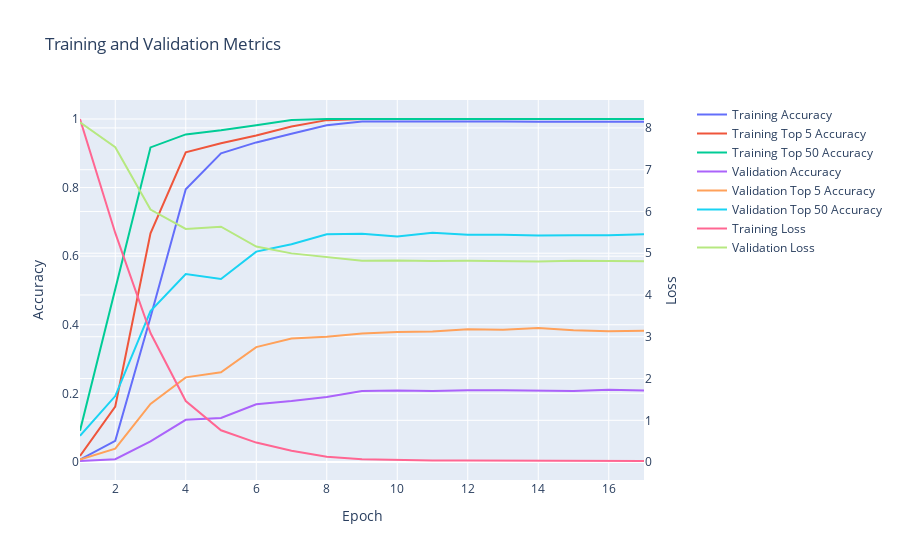

Notebook code cell kept with this figure:
### Code cell
arcface_cross_entropy_model.display_training_history()

### Figure 1 — Plotly figure (JSON) as saved in the notebook; plotly's stock layout.template omitted (floating-point values rounded to 4 significant figures)
{"data": [{"mode": "lines", "name": "Training Accuracy", "type": "scatter", "x": [1, 2, 3, 4, 5, 6, 7, 8, 9, 10, 11, 12, 13, 14, 15, 16, 17], "xaxis": "x", "y": [0.006327, 0.06161, 0.4219, 0.7949, 0.8998, 0.9317, 0.9567, 0.982, 0.993, 0.9933, 0.9933, 0.993, 0.993, 0.9923, 0.9923, 0.9923, 0.9923, 0.9923], "yaxis": "y"}, {"mode": "lines", "name": "Training Top 5 Accuracy", "type": "scatter", "x": [1, 2, 3, 4, 5, 6, 7, 8, 9, 10, 11, 12, 13, 14, 15, 16, 17], "xaxis": "x", "y": [0.01732, 0.1615, 0.6663, 0.9028, 0.9291, 0.9517, 0.9784, 0.9967, 0.9997, 1.0, 1.0, 1.0, 1.0, 1.0, 1.0, 1.0, 1.0, 1.0], "yaxis": "y"}, {"mode": "lines", "name": "Training Top 50 Accuracy", "type": "scatter", "x": [1, 2, 3, 4, 5, 6, 7, 8, 9, 10, 11, 12, 13, 14, 15, 16, 17], "xaxis": "x", "y": [0.09091, 0.5072, 0.9171, 0.955, 0.967, 0.982, 0.997, 0.9997, 0.9997, 1.0, 1.0, 1.0, 1.0, 1.0, 1.0, 1.0, 1.0, 1.0], "yaxis": "y"}, {"mode": "lines", "name": "Validation Accuracy", "type": "scatter", "x": [1, 2, 3, 4, 5, 6, 7, 8, 9, 10, 11, 12, 13, 14, 15, 16, 17], "xaxis": "x", "y": [0.002667, 0.008, 0.06, 0.1227, 0.128, 0.168, 0.1773, 0.1893, 0.2067, 0.208, 0.2067, 0.2093, 0.2093, 0.208, 0.2067, 0.2107, 0.208, 0.212], "yaxis": "y"}, {"mode": "lines", "name": "Validation Top 5 Accuracy", "type": "scatter", "x": [1, 2, 3, 4, 5, 6, 7, 8, 9, 10, 11, 12, 13, 14, 15, 16, 17], "xaxis": "x", "y": [0.006667, 0.03867, 0.1693, 0.2467, 0.2613, 0.3347, 0.36, 0.3653, 0.3747, 0.3787, 0.38, 0.3867, 0.3853, 0.3907, 0.384, 0.3813, 0.3827, 0.3907], "yaxis": "y"}, {"mode": "lines", "name": "Validation Top 50 Accuracy", "type": "scatter", "x": [1, 2, 3, 4, 5, 6, 7, 8, 9, 10, 11, 12, 13, 14, 15, 16, 17], "xaxis": "x", "y": [0.076, 0.192, 0.44, 0.548, 0.5333, 0.6133, 0.6347, 0.664, 0.6653, 0.6573, 0.668, 0.6627, 0.6627, 0.66, 0.6613, 0.6613, 0.664, 0.6613], "yaxis": "y"}, {"mode": "lines", "name": "Training Loss", "type": "scatter", "x": [1, 2, 3, 4, 5, 6, 7, 8, 9, 10, 11, 12, 13, 14, 15, 16, 17], "xaxis": "x", "y": [8.214, 5.486, 3.091, 1.461, 0.762, 0.4673, 0.2703, 0.1269, 0.06641, 0.04684, 0.03897, 0.0396, 0.0356, 0.03529, 0.02761, 0.02844, 0.02606, 0.02397], "yaxis": "y2"}, {"mode": "lines", "name": "Validation Loss", "type": "scatter", "x": [1, 2, 3, 4, 5, 6, 7, 8, 9, 10, 11, 12, 13, 14, 15, 16, 17], "xaxis": "x", "y": [8.134, 7.539, 6.046, 5.581, 5.635, 5.16, 4.997, 4.9, 4.819, 4.827, 4.811, 4.818, 4.803, 4.805, 4.823, 4.816, 4.811, 4.815], "yaxis": "y2"}], "layout": {"title": {"text": "Training and Validation Metrics"}, "xaxis": {"anchor": "y", "domain": [0.0, 0.94], "title": {"text": "Epoch"}}, "yaxis": {"anchor": "x", "domain": [0.0, 1.0], "title": {"text": "Accuracy"}}, "yaxis2": {"anchor": "x", "overlaying": "y", "side": "right", "title": {"text": "Loss"}}}}
